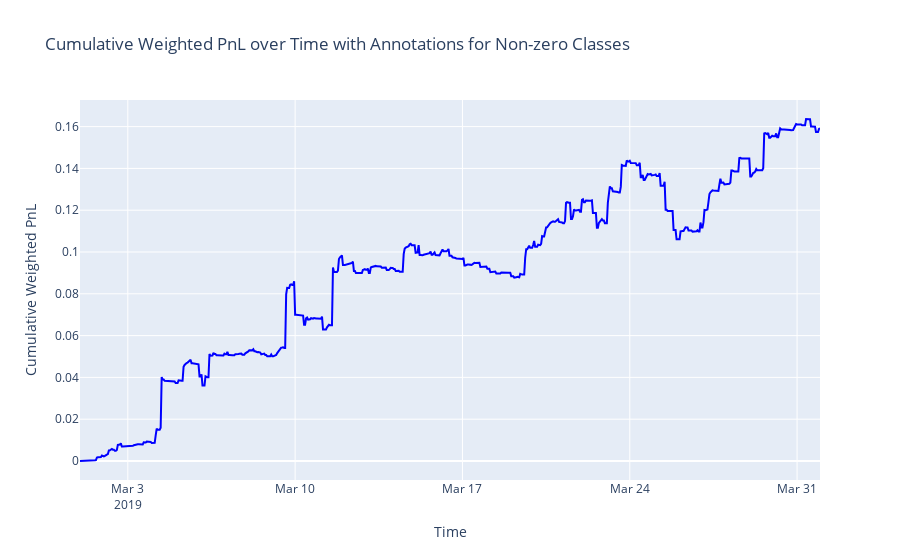

This figure's notebook cell:
### Code cell
# Create the plot
fig = go.Figure()

# Add the cumulative weighted PnL line
fig.add_trace(go.Scatter(
    x=strategy_result_copy['ts_hour'],
    y=strategy_result_copy['cumulative_weighted_pnl'],
    mode='lines',
    name='Cumulative Weighted PnL',
    line=dict(color='blue')
))

# Update layout
fig.update_layout(
    title='Cumulative Weighted PnL over Time with Annotations for Non-zero Classes',
    xaxis_title='Time',
    yaxis_title='Cumulative Weighted PnL',
    # template='plotly_white'
)


# Show the plot
fig.show()

### Figure 1 — Plotly figure (JSON) as saved in the notebook; plotly's stock layout.template omitted (floating-point values rounded to 4 significant figures; data arrays with more than 128 entries replaced by an {"elided": "..."} marker saying what was removed)
{"data": [{"line": {"color": "blue"}, "mode": "lines", "name": "Cumulative Weighted PnL", "type": "scatter", "x": {"elided": "739 str values"}, "y": {"elided": "739 float values"}}], "layout": {"title": {"text": "Cumulative Weighted PnL over Time with Annotations for Non-zero Classes"}, "xaxis": {"title": {"text": "Time"}}, "yaxis": {"title": {"text": "Cumulative Weighted PnL"}}}}
